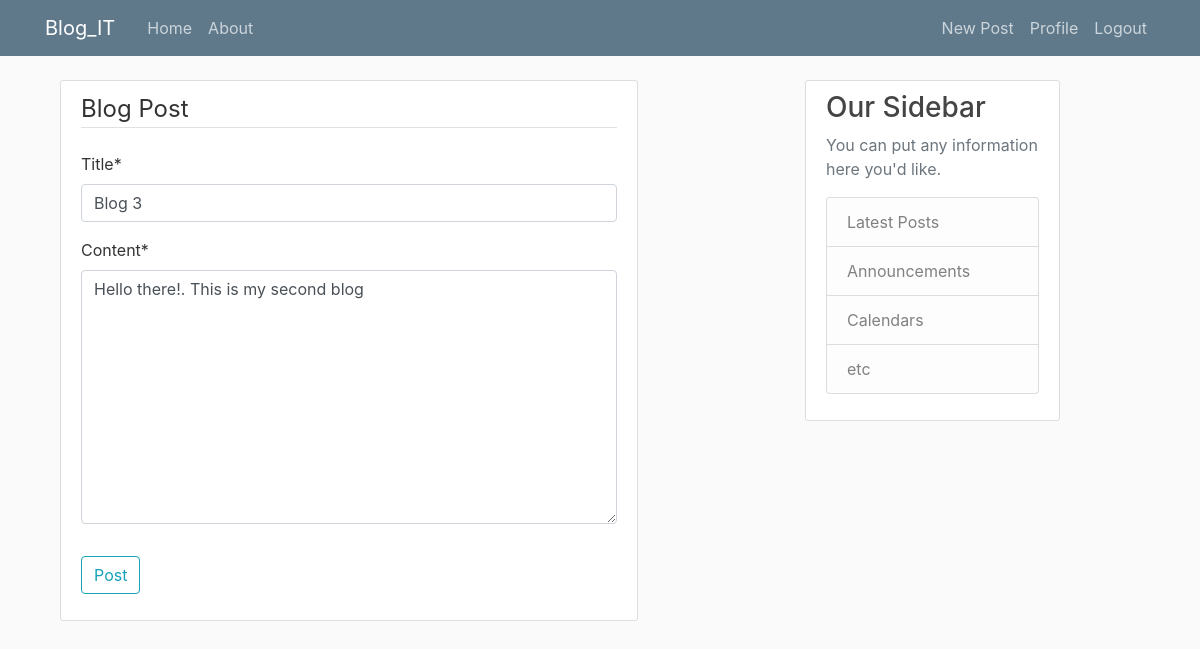
Page /post/5/update/ (signed in) on the earlier database version.
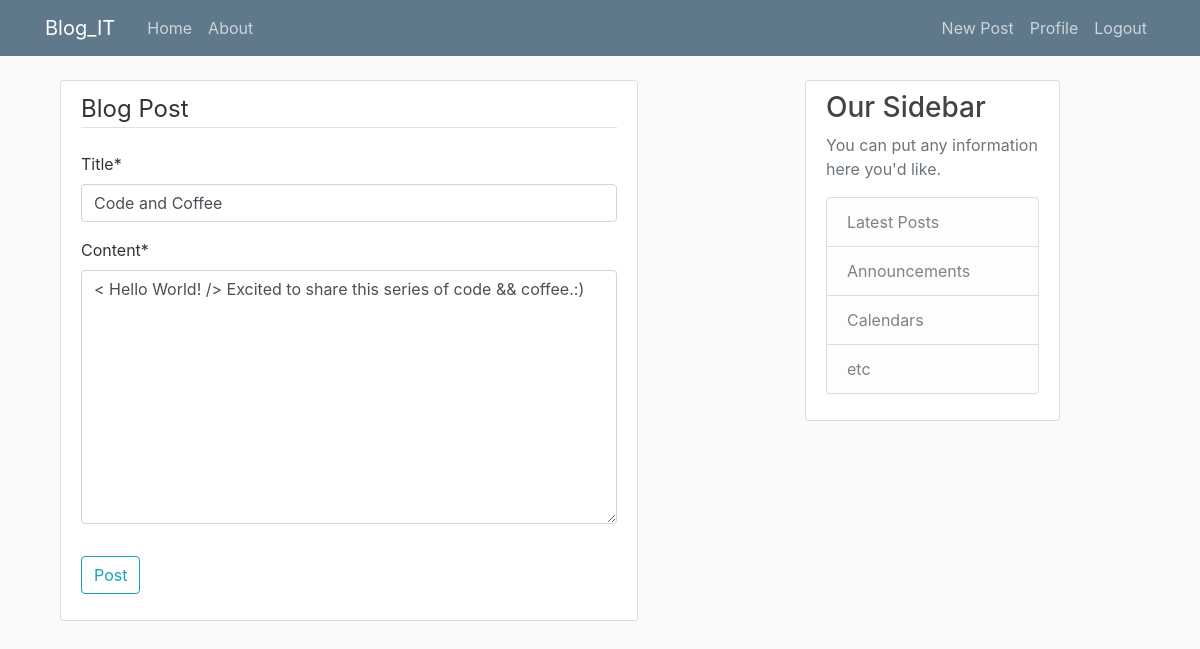
Same page on the later database version.
### blog/models.py (models this page shows, shortened)
class Post(models.Model):
	title = models.CharField(max_length=20)
	content = models.TextField(max_length=150)
	date_posted = models.DateTimeField(default=timezone.now)
	author = models.ForeignKey(User, on_delete=models.CASCADE)

### blog/views.py (the view, shortened to what this page needs)
# urls.py: path('post/<int:pk>/update/', PostUpdateView.as_view(), name='post-update'),
class PostUpdateView(LoginRequiredMixin, UserPassesTestMixin, UpdateView):
	model = Post
	fields = ['title', 'content']
	def test_func(self):
		post = self.get_object()
		if self.request.user == post.author:
			return True
		return False

### blog/templates/blog/post_form.html (shortened to what this page needs)
{% extends  "blog/base.html" %}
{% load crispy_forms_tags %}
{% block content %}
<div class="col-md-10">
	<div class="content-section">
		<form method = "POST">
			<fieldset class ="form-group">
				<legend class="border-bottom mb-4">Blog Post</legend>
				{{ form|crispy }}
			</fieldset>
			<div class ="form-group">
				<button class = "btn btn-outline-info" type="submit">Post</button>
			</div>
		</form>
	</div>
</div>
{% endblock content%}

Differences in the rows shown:
changed Post: title "Blog 3" → "Code and Coffee"; content "Hello there!. This is my second blog" → "< Hello World! /> Excited to share this series of code && coffee.:)"
